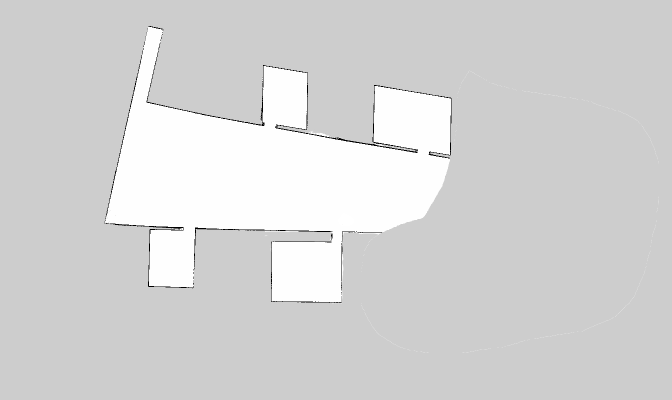
#> input picture map4.1.png, 1344 x 800 px (shown at 1/2 size)
$ python icp_map_merge.py
#> lines starting #> are read from the running program, lines starting #| are printed output that depends on the picture
# -*- coding:utf-8 -*-

import numpy as np
import matplotlib.pyplot as plt
import cv2
import math
from sklearn.neighbors import NearestNeighbors


class ScanMatching():

    def __init__(self):
        pass


    # [11 lines left out: function euclidean_distance, not called in this run]


    def point_based_matching(self, point_pairs):
        """
        This function is based on the paper "Robot Pose Estimation in Unknown Environments by Matching 2D Range Scans"
        by F. Lu and E. Milios.

        :param point_pairs: the matched point pairs [((x1, y1), (x1', y1')), ..., ((xi, yi), (xi', yi')), ...]
        :return: the rotation angle and the 2D translation (x, y) to be applied for matching the given pairs of points
        """

        x_mean = 0
        y_mean = 0
        xp_mean = 0
        yp_mean = 0
        n = len(point_pairs)

        if n == 0:
            return None, None, None

        for pair in point_pairs:

            (x, y), (xp, yp) = pair

            x_mean += x
            y_mean += y
            xp_mean += xp
            yp_mean += yp

        x_mean /= n
        y_mean /= n
        xp_mean /= n
        yp_mean /= n

        s_x_xp = 0
        s_y_yp = 0
        s_x_yp = 0
        s_y_xp = 0
        for pair in point_pairs:

            (x, y), (xp, yp) = pair

            s_x_xp += (x - x_mean)*(xp - xp_mean)
            s_y_yp += (y - y_mean)*(yp - yp_mean)
            s_x_yp += (x - x_mean)*(yp - yp_mean)
            s_y_xp += (y - y_mean)*(xp - xp_mean)

        rot_angle = math.atan2(s_x_yp - s_y_xp, s_x_xp + s_y_yp)
        translation_x = xp_mean - (x_mean*math.cos(rot_angle) - y_mean*math.sin(rot_angle))
        translation_y = yp_mean - (x_mean*math.sin(rot_angle) + y_mean*math.cos(rot_angle))

        return rot_angle, translation_x, translation_y


    def icp(self, reference_points, points, max_iterations=2000, distance_threshold=1000, convergence_translation_threshold=1,
            convergence_rotation_threshold=1e-3, point_pairs_threshold=10, verbose=False):
        """
        An implementation of the Iterative Closest Point algorithm that matches a set of M 2D points to another set
        of N 2D (reference) points.

        :param reference_points: the reference point set as a numpy array (N x 2) \n
        :param points: the point that should be aligned to the reference_points set as a numpy array (M x 2) \n
        :param max_iterations: the maximum number of iteration to be executed \n
        :param distance_threshold: the distance threshold between two points in order to be considered as a pair \n
        :param convergence_translation_threshold: the threshold for the translation parameters (x and y) for the
                                                transformation to be considered converged \n
        :param convergence_rotation_threshold: the threshold for the rotation angle (in rad) for the transformation
                                                to be considered converged \n
        :param point_pairs_threshold: the minimum number of point pairs the should exist \n
        :param verbose: whether to print informative messages about the process (default: False) \n
        :return: the transformation history as a list of numpy arrays containing the rotation (R) and translation (T)
                transformation in each iteration in the format [R | T] and the aligned points as a numpy array M x 2 \n
        """

        transformation_history = []

        x, y, yaw = 0, 0, 0

        nbrs = NearestNeighbors(n_neighbors=1, algorithm='kd_tree').fit(reference_points)

        for iter_num in range(max_iterations):
            if verbose:
                print('------ iteration', iter_num, '------')

            closest_point_pairs = []  # list of point correspondences for closest point rule

            distances, indices = nbrs.kneighbors(points)
            for nn_index in range(len(distances)):
                if distances[nn_index][0] < distance_threshold:
                    closest_point_pairs.append((points[nn_index], reference_points[indices[nn_index][0]]))

            # if only few point pairs, stop process
            if verbose:
                print('number of pairs found:', len(closest_point_pairs))
            if len(closest_point_pairs) < point_pairs_threshold:
                if verbose:
                    print('No better solution can be found (very few point pairs)!')
                break

            # compute translation and rotation using point correspondences
            closest_rot_angle, closest_translation_x, closest_translation_y = self.point_based_matching(closest_point_pairs)
            if closest_rot_angle is not None:
                if verbose:
                    print('Rotation:', math.degrees(closest_rot_angle), 'degrees')
                    print('Translation:', closest_translation_x, closest_translation_y)
            if closest_rot_angle is None or closest_translation_x is None or closest_translation_y is None:
                if verbose:
                    print('No better solution can be found!')
                break

            # transform 'points' (using the calculated rotation and translation)
            c, s = math.cos(closest_rot_angle), math.sin(closest_rot_angle)
            rot = np.array([[c, -s],
                            [s, c]])
            aligned_points = np.dot(points, rot.T)
            aligned_points[:, 0] += closest_translation_x
            aligned_points[:, 1] += closest_translation_y

            # update 'points' for the next iteration
            points = aligned_points

            # update transformation history
            transformation_history.append(np.vstack((np.hstack( (rot, np.array([[closest_translation_x], [closest_translation_y]]) )), np.array([0,0,1]))))

            yaw += closest_rot_angle
            x += closest_translation_x
            y += closest_translation_y

            # check convergence
            if (abs(closest_rot_angle) < convergence_rotation_threshold) \
                    and (abs(closest_translation_x) < convergence_translation_threshold) \
                    and (abs(closest_translation_y) < convergence_translation_threshold):
                if verbose:
                    print('Converged!')
                break
        print("No. %i"%iter_num)
        return transformation_history, points, [x, y, yaw]


def transform_state(input_map):
    """
    Probabilities in OGMs will be transformed into 3 values: 0, 128, 255. \n
    Occupied Space:   0\n
    Unknown  Space: 128\n
    Free     Space: 255
    """

    r, c = np.shape(input_map)
    for i in range(r):
        for j in range(c):

            if input_map[i, j]  > 230:  # White >> Free Space
                input_map[i, j] = 255

            elif input_map[i, j] < 100: # Black >> Occupied Space
                input_map[i, j] = 0

            else:                       # Gray  >> Unknown Space
                input_map[i, j] = 128

    return input_map

# [53 lines left out: functions entropy_filter, merging_map, not called in this run]


if __name__ == "__main__":

    # Read map image:
    img1 = cv2.imread('map4.1.png')
#> img1 is the input picture: shape (800, 1344, 3); min 0, max 255, mean 212.6
    map1 = cv2.cvtColor(img1, cv2.COLOR_RGB2GRAY)
    map1 = transform_state(map1)
#> after the loop in transform_state, `for i in range(r):`:
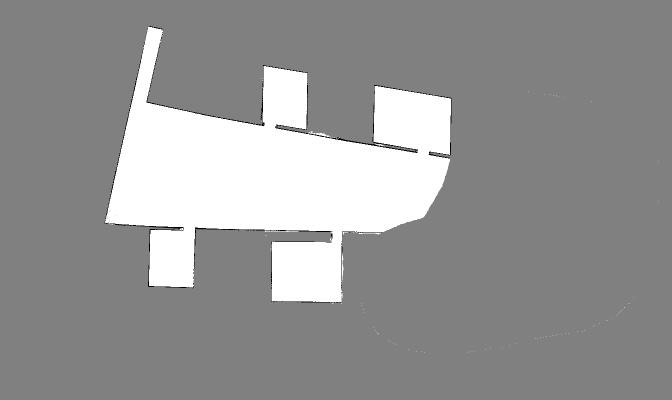
#> input_map: shape (800, 1344) (shown at 1/2 size); min 0, max 255, mean 149.6

    img2 = cv2.imread('map4.2.1.png')
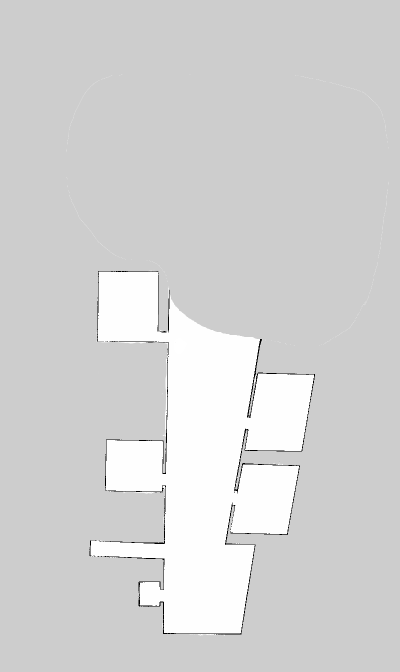
#> input picture map4.2.1.png, 800 x 1344 px (shown at 1/2 size)
#> img2 is the input picture: shape (1344, 800, 3); min 0, max 255, mean 211.5
    map2 = cv2.cvtColor(img2, cv2.COLOR_RGB2GRAY)
    map2 = transform_state(map2)
#> after the loop in transform_state (call 2), `for i in range(r):`:
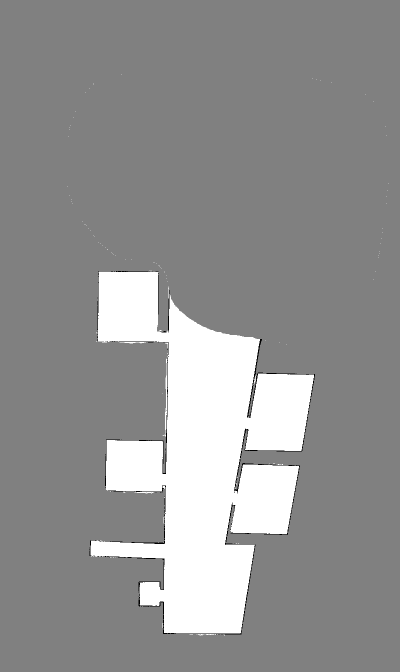
#> input_map: shape (1344, 800) (shown at 1/2 size); min 0, max 255, mean 147


    siftDetector = cv2.xfeatures2d.SIFT_create()
    key_points_1, descriptor_1 = siftDetector.detectAndCompute(map1, None)
#> key_points_1 = 141 keypoints; strongest (x, y, size): (652, 274, 1.9), (761, 293, 1.8), (756, 289, 1.9), (766, 288, 2)
    key_points_2, descriptor_2 = siftDetector.detectAndCompute(map2, None)
#> key_points_2 = 144 keypoints; strongest (x, y, size): (507, 761, 1.8), (464, 1010, 2.1), (510, 756, 1.9), (327, 1118, 2.4)

    bf = cv2.BFMatcher()
    matches = bf.knnMatch(descriptor_1, descriptor_2, k=2)
#> matches = 141 matches

    good = []
    for m, n in matches:
        if m.distance < 0.01*n.distance:
            good.append(m)
#> this loop made 141 passes
#> after the loop, good = 29 matches

    pts_1, pts_2 = [], []
    for i in good:
        query_idx = i.queryIdx
        train_idx = i.trainIdx

        pts_1.append([
            key_points_1[query_idx].pt[0],
            key_points_1[query_idx].pt[1],
            ])
        pts_2.append([
            key_points_2[train_idx].pt[0],
            key_points_2[train_idx].pt[1],
            ])
#> this loop made 29 passes
#> (query_idx, train_idx) on passes 1 to 12: (88, 7), (90, 31), (91, 32), (92, 30), (93, 21), (94, 22), (95, 20), (96, 19), (98, 130), (99, 129), (100, 128), (101, 127)
#> after the loop, pts_1 = 29 pairs, first value 683.6 to 864.4, second value 281.3 to 589.9; pts_2 = 29 pairs, first value 209.6 to 518.2, second value 683.6 to 864.4

    pts1 = np.array(pts_1)
#> pts1 has the same summary as pts_1
    pts2 = np.array(pts_2)
#> pts2 has the same summary as pts_2

    SM = ScanMatching()
    _, pts, [x, y, yaw] = SM.icp(   reference_points=pts2,
                                    points=pts1,
                                    max_iterations=5000,
                                    distance_threshold=5000,
                                    convergence_translation_threshold=100,
                                    convergence_rotation_threshold=1e-1,
                                    point_pairs_threshold=10,
                                    verbose=False)
#> after the loop in icp, `for iter_num in range(max_iterations):`: transformation_history = [[[1, 0, -233.7], [0, 1, 332.8], [0, 0, 1]], [[0.98, 0.197, -134.1], [-0.197, 0.98, 162.5], [0, 0, 1]], [[1, 0.000691, -0.526], [-0.000691, 1, 0.606], [0, 0, 1]]]; x = -368.4; y = 496; yaw = -0.199
#> pts = 29 pairs, first value 437.3 to 610.6, second value 664.2 to 978.9; x = -368.4; y = 496; yaw = -0.199
    # print(x, y, yaw)

    # map_merged = merging_map(dx=x, dy=y, dtheta=yaw, map1=map1, map2=map2)


    plt.figure()
    p1 = plt.scatter(pts1[:,0], pts1[:,1], c='black', s=10)
    p2 = plt.scatter(pts2[:,0], pts2[:,1], c='blue', s=5)
    p3 = plt.scatter(pts[:,0], pts[:,1], c='red', s=1)
    plt.legend([p1, p2, p3], ['map_1', 'map_2', 'alignment'], loc='lower right', scatterpoints=1)

    # [7 lines of commented-out code are left out]
    plt.show()
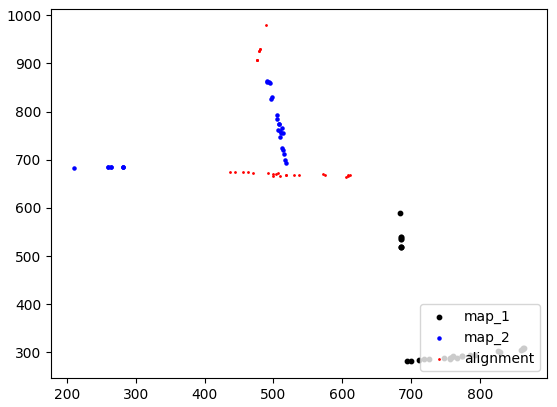
#> figure drawn by matplotlib, 1 panel
